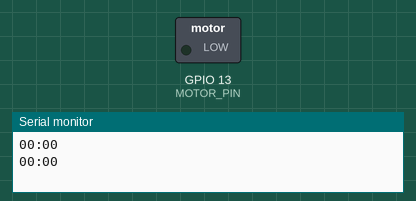
This sketch was run on a simulated ESP8266 (NodeMCU). Shown: switched loads named in the sketch (green lamp = pin HIGH), the last lines printed to the serial monitor.

Above: at 1.0 s.
At 39.48 s:
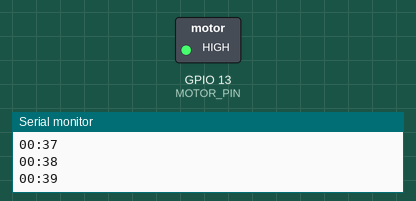
Timing chart, 0 to 40.0 s (numbered marks = the images above):
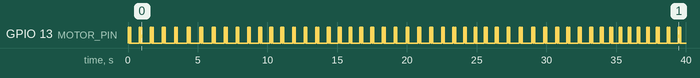

The sketch:

HeartBit_Wired_Vibration_FalseBiofeedback.ino
```cpp
#include <Wire.h>
#include <SD.h>
#include <cmath>

//Definitions
enum {
  MOTOR_PIN = 13,

  SECOND_MS = 1000,
  MINUTE_SEC = 60,
  MINUTE_MS = MINUTE_SEC * SECOND_MS,

  FIRST_BUZZ_MS = 100,
  FIRST_BUZZ_PAUSE_MS = 50,
  SECOND_BUZZ_MS = 50,
};

typedef enum {
  BUZZ_STAGE_FIRST_BUZZ,
  BUZZ_STAGE_FIRST_PAUSE,
  BUZZ_STAGE_SECOND_BUZZ,
  BUZZ_OFF
} buzz_state_t;

long time_offset = 0;
buzz_state_t buzz_state;
long buzz_last_updated = 0;

const int timestamps[] = {0,790,1604,2459,3339,4250,5144,6035,6909,
7751,8573,9372,10162,10958,11795,12623,13470,14291,15079,15851,16620,
17407,18242,19079,19936,20772,21635,22484,23293,24056,24803,25545,26331,
27178,28062,28944,29809,30657,31464,32284,33100,33848,34546,35199,35845,
36498,37174,37880,38638,39433,40225,41007,41755,42479,43188,43884,44556,45241,
45964,46765,47601,48397,49236,50095,50958,51781,52634,53472,54279,54622,55041,
55796,56577,57379,58179,58959,59708,60467,61231,61985,62729,63457,64174,64895,
65618,66334,67064,67810,68558,69314,70060,70799,71522,72246,72982,73731,74470,
75215,75907,76566,77206,77824,78431,79039,79654,80302,81032,81854,82666,83449,
84262,85041,85780,86521,87280,88012,88750,89489,90229,90933,91592,92254,92924,
93597,94321,95093,95912,96781,97640,98509,99359,100173,100938,101697,102455,
103254,104043,104877,105814,106767,107655,108578,109483,110310,111094,111857,
112614,113397,114210,114983,115778,116603,117477,118315,119152,119971,120776,
121562,122327,123066,123769,124445,125109,125750,126382,127007,127637,128297,
128978,129657,130058,130336,131037,131732,132394,133039,133665,134274,134863,
135439,135715,135993,136547,137087,137439,137941,138659,139178,139705,140244,
140816,141377,141935,142486,143032,144106,144637,145162,145679,146089,146688,
147183,147452,148161,148651,149134,149614,150095,150577,151056,151530,152008,
152485,152964,153444,153926,154408,154891,155370,155849,156331,156818,157344,
157965,158596,159291,160005,160716,161411,162108,162769,163383,163991,164611,
165283,165971,166639,167304,167953,168576,169175,169754,170313,170858,171392,
171924,172457,173003,173542,174077,174608,175132,175655,176178,176732,177666,
178461,179277,180083,180939,181842,182739,183665,184526,185309,186053,186723,
187346,187953,188550,189209,189888,190597,191385,192140,192865,193556,194199,
194816,195405,195973,196533,197090,197660,198238,198845,199503,200388,201243,
202191,203139,204038,204918,205786,206577,207392,208177,209042,209961,210880,
211770,212654,213528,214359,215133,215860,216524,217153,217757,218344,218924,
219495,220043,220585,221117,221643,222160,222672,223177,223682,224178,224670,
225164,225650,226153,226667,227202,227794,228428,229071,229673,230278,230858,
231422,231972,232515,233043,233568,234091,234606,235020,235632,236145,236656,
237169,237679,238194,238702,239206,239709,240213,240716,241222,241723,242220,
242719,243217,243718,244217,244737,245258,245777,246316,246852,247390,247929,
248471,249000,249579,250264,250572,250988,252393,253043,253690,254373,255125,
255949,256805,257619,258396,259137,259911,260692,261525,262405,263323,264214,
265136,266024,266802,267521,268185,268802,269402,269978,270362,271106,271655,
272197,272731,273257,273777,274291,274804,275317,275825,276334,278358};


const unsigned int timestamp_count = sizeof(timestamps) / sizeof(timestamps[0]);
const int last_timestamp = timestamps[timestamp_count - 1];
unsigned int timestamp_index = 0;

long time_since_start(void){
  const long now = millis();
  return (now - time_offset) % last_timestamp;
}

void setup() {
  Serial.begin(9600);
  while(!Serial);
  pinMode(MOTOR_PIN, OUTPUT);

  const long now = millis();
  time_offset = now;
}

void execute_buzz(const long time){
  const long time_since_last_buzz = time < buzz_last_updated ?
                                    ((time + last_timestamp) - buzz_last_updated) :
                                    time - buzz_last_updated;
  switch(buzz_state) {
    case BUZZ_STAGE_FIRST_BUZZ:
      if (time_since_last_buzz > FIRST_BUZZ_MS) {
        digitalWrite(MOTOR_PIN, LOW);
        buzz_last_updated = time;
        buzz_state = BUZZ_STAGE_FIRST_PAUSE;
      }
      break;
    case BUZZ_STAGE_FIRST_PAUSE:
      if (time_since_last_buzz > FIRST_BUZZ_PAUSE_MS) {
        digitalWrite(MOTOR_PIN, HIGH);
        buzz_last_updated = time;
        buzz_state = BUZZ_STAGE_SECOND_BUZZ;
      }
      break;
    case BUZZ_STAGE_SECOND_BUZZ:
      if (time_since_last_buzz > SECOND_BUZZ_MS) {
        digitalWrite(MOTOR_PIN, LOW);
        buzz_last_updated = time;
        buzz_state = BUZZ_OFF;
      }
      break;
    case BUZZ_OFF:
      break;
    default:
      break;
  }
}

void loop() {
  // Get current time within looping window
  const long time = time_since_start();
  // Update buzzing as needed
  execute_buzz(time);
  // Check if we've passed the next timestamp or not
  if (time < timestamps[timestamp_index]) {
    return;
  }
  // If we're back at the first timestamp, wait for time to wrap around to 0
  if (timestamp_index == 0 && time >= timestamps[timestamp_count - 2]) {
    return;
  }
  const int seconds = (time / SECOND_MS) % MINUTE_SEC;
  const int minutes = time / MINUTE_MS;
  Serial.printf("%02d:%02d\n", minutes, seconds);

  // Time for next beat in list (excluding very last timestamp)
  timestamp_index = (timestamp_index + 1) % (timestamp_count - 1);
  // Kick off first phase of buzz
  buzz_state = BUZZ_STAGE_FIRST_BUZZ;
  buzz_last_updated = time;
  digitalWrite(MOTOR_PIN, HIGH);
}
```

Measured:
- by itself, GPIO 13 (MOTOR_PIN): repeats every 0.79 s: LOW 0.05 s, HIGH 0.05 s, LOW 0.59 s, HIGH 0.10 s
